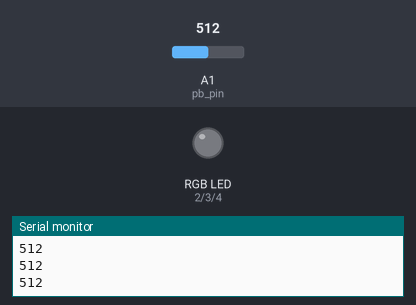
The sketch below on a simulated Arduino Uno, built with avr-gcc and run on an emulated ATmega328P. Parts: an RGB LED mixed from three pins (HIGH = lit), the last lines printed to the serial monitor. The test bench sets the inputs (shaded band); at power-on: A1 (pb_pin) = 512.

Above: at 10.4 s.
10.5 s: A1 (pb_pin) set to 55
14.5 s: A1 (pb_pin) set to 47
At 16.8 s:
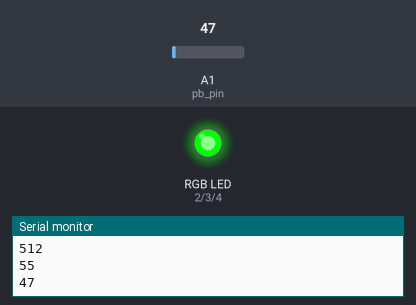
18.4 s: A1 (pb_pin) set to 122
At 23.4 s:
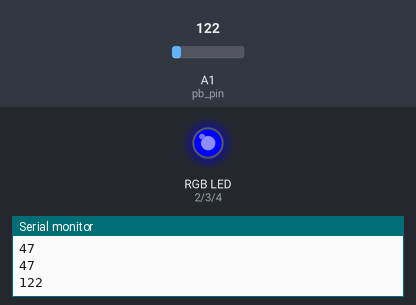
At 24.8 s:
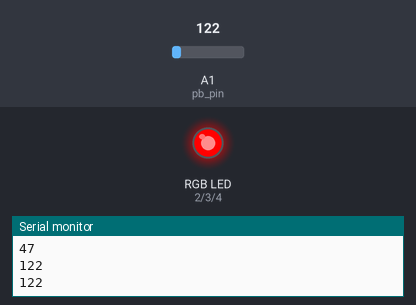
Timing chart, 0 to 32.1 s (numbered marks = the images above; inputs shaded):
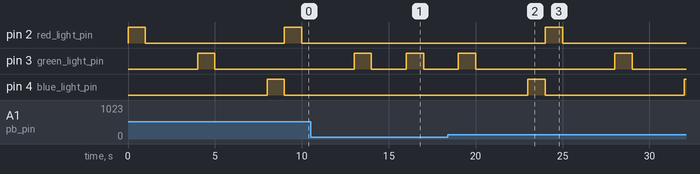

The sketch:

Push_button_rgb_combination_endless_loop.ino
```cpp
int red_light_pin= 2;
int green_light_pin = 3;
int blue_light_pin = 4;
int pb_pin = A1;
int x=0;
int y=0;
void setup() {
  pinMode(red_light_pin, OUTPUT);
  pinMode(green_light_pin, OUTPUT);
  pinMode(blue_light_pin, OUTPUT);
  pinMode(pb_pin, INPUT);
  Serial.begin(9600);
  }
  void loop() {
  x=analogRead(A1);
  Serial.println(x);
  if(x>50)
  {
    y++;
  }
  if(y==1)
  {
    RGB_color(255, 0, 0); // Red
  delay(1000);
  }
  else {
    RGB_color(0, 0, 0); // Red
  delay(1000);
  }
  if(y==2)
  {
    RGB_color(0, 255, 0); // Green
  delay(1000);
  }
  else
  {
    RGB_color(0, 0, 0); // Red
  delay(1000);
  }
  if(y==3||y==0)
  {
    RGB_color(0, 0, 255); // Blue
  delay(1000);
  y=0;
  }
  else{
     RGB_color(0, 0, 0); // Red
  delay(1000);

  }
  }
  void RGB_color(int red_light_value, int green_light_value, int blue_light_value)
 {
  analogWrite(red_light_pin, red_light_value);
  analogWrite(green_light_pin, green_light_value);
  analogWrite(blue_light_pin, blue_light_value);
}
```

Measured:
- the behaviour switches between 51 and 50 on A1 (pb_pin) (found by bisection; images 0 and 1)
- after the input at 14.5 s, pin 2 (red_light_pin): stays LOW (without the input it goes to HIGH after 3.5 s); pin 3 (green_light_pin): LOW → HIGH after 1.5 s, → LOW 1.0 s later; pin 4 (blue_light_pin): stays LOW (without the input it goes to HIGH after 2.5 s)
- after the input at 18.4 s, pin 2 (red_light_pin): LOW → HIGH after 5.6 s, → LOW 1.0 s later; pin 3 (green_light_pin): LOW → HIGH after 9.6 s, → LOW 1.0 s later; pin 4 (blue_light_pin): LOW → HIGH after 4.6 s, → LOW 1.0 s later, → HIGH 8.0 s later
- by itself, pin 2 (red_light_pin): alternates HIGH for 1.0 s and LOW for 8.0 s
